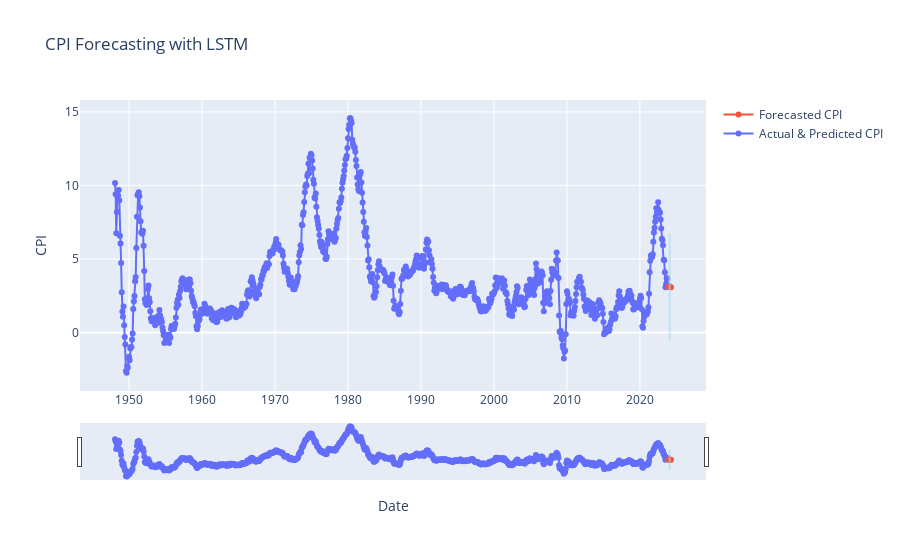

Notebook cell for this chart:
### Code cell
import plotly.graph_objs as go

# Assuming plot_data and forecast_df are already defined and contain the necessary data

# Combine actual and forecasted data into a single DataFrame for plotting
combined_df = pd.concat([plot_data[['Date', 'Predicted CPI']], forecast_df])

# Plotting the data
fig = go.Figure()

# Trace for the actual and previously predicted CPI
fig.add_trace(go.Scatter(
    x=combined_df['Date'],
    y=combined_df['Predicted CPI'],
    mode='lines+markers',  # Change to 'lines+markers' if you want to highlight individual points
    name='Actual & Predicted CPI'
))

# Traces for the forecasted CPI with confidence intervals
fig.add_trace(go.Scatter(
    x=forecast_df['Date'],
    y=forecast_df['Forecasted CPI'],
    mode='lines+markers',
    name='Forecasted CPI'
))
fig.add_trace(go.Scatter(
    x=forecast_df['Date'],
    y=forecast_df['Lower Bound CI'],
    mode='lines',
    line=dict(width=0),
    showlegend=False
))
fig.add_trace(go.Scatter(
    x=forecast_df['Date'],
    y=forecast_df['Upper Bound CI'],
    mode='lines',
    fill='tonexty',
    fillcolor='rgba(173, 216, 230, 0.5)',  # Adjust opacity for visibility
    line=dict(width=0),
    showlegend=False
))

# Update layout
fig.update_layout(
    title='CPI Forecasting with LSTM',
    xaxis_title='Date',
    yaxis_title='CPI',
    xaxis_rangeslider_visible=True
)

# Show the figure
fig.show()

### Figure 1 — Plotly figure (JSON) as saved in the notebook; plotly's stock layout.template omitted (floating-point values rounded to 4 significant figures; data arrays with more than 128 entries replaced by an {"elided": "..."} marker saying what was removed)
{"data": [{"mode": "lines+markers", "name": "Actual & Predicted CPI", "type": "scatter", "x": {"elided": "914 str values"}, "y": {"elided": "914 float values"}}, {"mode": "lines+markers", "name": "Forecasted CPI", "type": "scatter", "x": ["2023-12-01T00:00:00", "2024-01-01T00:00:00", "2024-02-01T00:00:00", "2024-03-01T00:00:00", "2024-04-01T00:00:00"], "y": [3.11, 3.101, 3.092, 3.083, 3.074]}, {"line": {"width": 0}, "mode": "lines", "showlegend": false, "type": "scatter", "x": ["2023-12-01T00:00:00", "2024-01-01T00:00:00", "2024-02-01T00:00:00", "2024-03-01T00:00:00", "2024-04-01T00:00:00"], "y": [-0.5091, -0.5185, -0.5276, -0.5366, -0.5453]}, {"fill": "tonexty", "fillcolor": "rgba(173, 216, 230, 0.5)", "line": {"width": 0}, "mode": "lines", "showlegend": false, "type": "scatter", "x": ["2023-12-01T00:00:00", "2024-01-01T00:00:00", "2024-02-01T00:00:00", "2024-03-01T00:00:00", "2024-04-01T00:00:00"], "y": [6.73, 6.72, 6.711, 6.702, 6.694]}], "layout": {"title": {"text": "CPI Forecasting with LSTM"}, "xaxis": {"rangeslider": {"visible": true}, "title": {"text": "Date"}}, "yaxis": {"title": {"text": "CPI"}}}}
